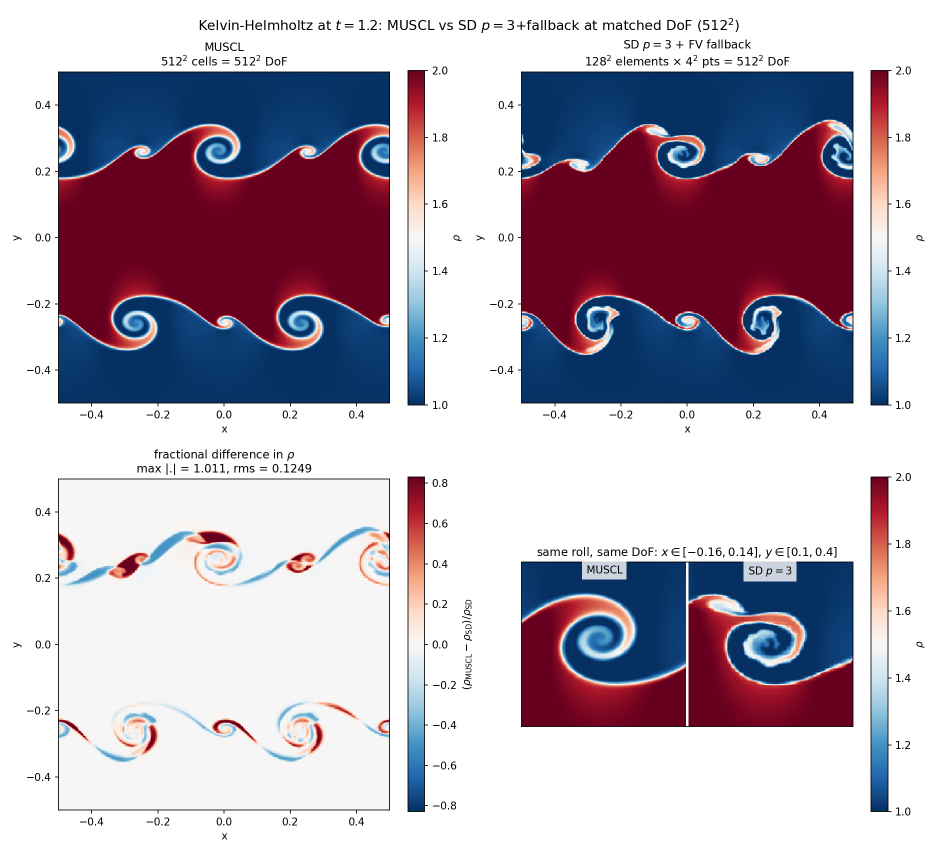
#> input picture kh_runs/kh512.png, 1875 x 1710 px, given in place of p-000.png, which was not available (shown at 1/2 size)
$ python jet_mosaic.py ../kh_runs ../kh_runs/kh_schemes_1024.png
#> lines starting #> are read from the running program, lines starting #| are printed output that depends on the picture; after the words box and inside, x2 and y2 are one past the last pixel; in counts of white or black regions, pixels touching at a corner belong together; pictures that were not available may be replaced by others from this repository, and a replacement may not be noted
### scripts/balsara_jet_figures.py
"""Figures and diagnostics for the Mach-800 magnetized jet.

Balsara, Bhoriya, Singh, Kumar, Kappeli & Gatti 2025 (ApJ 988, 134;
arXiv:2506.11181) section 8.2 / figure 11, with the setup of Wu & Shu (2018):
ambient rho = 0.1*gamma, p = 1, B = (0, sqrt(20000), 0); a nozzle on |x| < 0.05
of the y = 0 face injecting rho = gamma at v_y = 800; t = 0.002; 400x600 zones.

Two entry points:

  panels(outdir, png)      the four fig-11 quantities on the PAPER's own colour
                           ranges, so a comparison is direct rather than by eye
  side_by_side(outdir,png) the published figure above the spd_K run, using the
                           panel images embedded in the paper's PDF
  probe(outdir)            the scalar diagnostics that decided the boundary
                           conditions -- see docs/mhd.md, "Boundaries that
                           carry a field"

SD sub-cells are NOT equally spaced, so every field is area-weight rebinned onto
regular control volumes (mdz21_diagnostics.to_regular) and drawn with pcolormesh
on regular_faces. imshow on an SD field is simply wrong (CLAUDE.md rule 6).
"""
import os
import re
import sys

import numpy as np

sys.path.insert(0, os.path.join(os.path.dirname(__file__), "..", "tests"))
sys.path.insert(0, os.path.dirname(__file__))
import spdk_io as io          # noqa: E402
import mdz21_diagnostics as dg  # noqa: E402

B0 = 141.4213562373095   # sqrt(20000), giving beta_a = 2p/B^2 = 1e-4 at p = 1
D0, D1, P0, VJET = 0.14, 1.4, 1.0, 800.0
RADIUS = 0.05

# Paper ranges, read off figure 11's colourbars.
PAPER = {"rho": (-4.8, 1.8), "p": (0.0, 10.0), "B2": (0.0, 1.9e5)}


def _load(outdir, i=None):
    """Regular-rebinned (rho, p, vx, vy, Bx, By, |B|^2) plus the face arrays."""
    g = io.Grid(outdir)
    idx = io.output_indices(outdir)
    if not idx:
        raise SystemExit(f"CHECK VOID: no dumps in {outdir}")
    i = idx[-1] if i is None else i
    R = lambda f: dg.to_regular(g, f)[0]
    out = dict(
        rho=R(dg.load(g, i, dg.MRHO)), p=R(dg.load(g, i, dg.MPRS)),
        vx=R(dg.load(g, i, dg.MVX)), vy=R(dg.load(g, i, dg.MVY)),
        Bx=R(dg.load_b2(g, i, dg.B2_BX)), By=R(dg.load_b2(g, i, dg.B2_BY)),
        B2=R(dg.load_b2(g, i, dg.B2_MAG2)),
    )
    # The paper's domain is [-0.5,0.5]; spd_K is origin-anchored, so shift x.
    out["xf"] = dg.regular_faces(g, 0) - 0.5
    out["yf"] = dg.regular_faces(g, 1)
    out["xc"] = 0.5 * (out["xf"][:-1] + out["xf"][1:])
    out["i"], out["grid"] = i, g
    return out


# [127 lines left out: functions complete, reason, probe, panels, side_by_side, not called in this run]


# [10 lines that do not run on import are left out]

### tests/spdk_io.py
"""Readers for spd_K binary outputs, shared by the regression suite
(run_tests.py) and the visual suite (visual_suite.py).

Output formats (see src/output.cpp):
  SD solutions (W_cv, ...):  float64, C-order, shape
      (n_ader=1, nvar, Nz_t, Ny_t, Nx_t, nz, ny, nx)
    with N*_t = N + 2*NGH elements (1 if the direction is inactive) and
    n* = p+1 points per element (1 if inactive).
  FV solutions (troubles, ...): float64, C-order, shape
      (nvar, fz, fy, fx)  with f* = N*(p+1) + 2*nGH (1 if inactive).
  Coordinates (X_*, Y_*, Z_*): fv_faces of each direction, i.e. the
    N*(p+1) + 2*nGH + 1 face positions of the FV sub-grid (Gauss points).

Variable order: rho, vx, vy, vz, p/e, bookkeeping (FV trouble aggregate).
"""
import glob
import os
import re

import numpy as np

NGH = 1   # ghost elements around the SD grid
nGH = 2   # ghost cells around the FV grid

VARS = {"rho": 0, "vx": 1, "vy": 2, "vz": 3, "p": 4}


class Grid:
    """Grid geometry of one run, inferred from the coordinate files."""

    def __init__(self, outdir):
        self.outdir = outdir
        self.faces = {}       # active FV faces per direction
        self.N = {}           # elements per direction
        self.p = None
        self.nvar = 6
        for d, name in enumerate("XYZ"):
            fs = glob.glob(os.path.join(outdir, f"{name}_N*_0.dat"))
            if not fs:
                raise FileNotFoundError(f"no {name} coordinate file in {outdir}")
            m = re.match(rf"{name}_N(\d+)p(\d+)_0.dat", os.path.basename(fs[0]))
            N, p = int(m.group(1)), int(m.group(2))
            xf = np.fromfile(fs[0])
            if N > 1:
                self.N[d] = N
                self.p = p
                self.faces[d] = xf[nGH:len(xf) - nGH]
            else:
                self.N[d] = 1
        self.ndim = len(self.faces)
        self.n = self.p + 1
        #infer nvar from the first SD output file on disk
        for pat in ("W_cv_*_0.dat", "B2_cv_*_0.dat"):
            fs = glob.glob(os.path.join(outdir, pat))
            if fs:
                nbytes = os.path.getsize(fs[0])
                npts = int(np.prod(self.sd_shape(6)[2:]))
                if nbytes % (npts * 8) == 0:
                    self.nvar = nbytes // (npts * 8)
                break

    def active(self, d):
        return self.N[d] > 1

    def centers(self, d):
        xf = self.faces[d]
        return 0.5 * (xf[1:] + xf[:-1])

    def widths(self, d):
        return np.diff(self.faces[d])

    # [22 lines left out: functions sd_shape, fv_shape, output_indices, not called in this run]


def _sd_file(grid, prefix, i):
    return os.path.join(grid.outdir, f"{prefix}_N{grid.N[0]}p{grid.p}_{i}_0.dat")


# [105 lines left out: functions load_sd, load_sd_field, load_troubles, total_mass, leaf_dump_indices, load_leaves and 1 more, not called in this run]

### scripts/jet_mosaic.py
"""Mosaic comparing spd_K and AthenaK on the Balsara 2025 section 8.2 MHD jet.

One row per code/scheme, one column per quantity, every panel on the SAME
colour scale so rows can be read against each other.

THE DENSITY SCALE IS ANCHORED ON PHYSICS, NOT ON THE PAPER'S COLOURBAR.
Balsara's fig 11a cannot be read through its own printed ticks: they run
1.6 .. -4.8, and on that scale the undisturbed ambient comes out at
log10 rho = -1.99 (rho = 0.010) where the stated initial condition fixes 0.14.
Anchoring instead on two densities the setup fixes exactly -- the ambient 0.14
and the beam core 1.4 -- gives [-2.30, +1.07], and that is what every row uses.
The far-field ambient anchor is safe: (-0.45,1.42) is 1.49 from the nozzle and
the fast speed is 378, so it is causally disconnected until t = 0.0039 > 0.002.

Fig 11c (|B|^2) IS self-consistent -- its ambient recovers 20350 against the
required 20000, 1.7% -- so that column uses the paper's own bar, anchored on the
ambient. Fig 11b (pressure) gets no such treatment: its scale is as unreadable
as 11a's, so the paper's pressure cell shows the published panel image as-is and
must not be compared quantitatively against the rows below it.

Usage:
    python3 scripts/jet_mosaic.py <out.png> <paper_panel_dir>
where <paper_panel_dir> holds the fig-11 rasters extracted with
    pdfimages -f 59 -l 59 -png <balsara2025>.pdf <dir>/p
(p-000 = 11a density, p-002 = 11b pressure, p-004 = 11c |B|^2).
"""
import glob
import os
import sys

import numpy as np
import matplotlib
matplotlib.use("Agg")
import matplotlib.pyplot as plt
import matplotlib.image as mpimg

sys.path.insert(0, os.path.dirname(os.path.abspath(__file__)))
import balsara_jet_figures as bj  # noqa: E402

RHO0, B20 = 0.14, 20000.0
T_AMB, T_BEAM = 0.4298, 0.7268        # jet-colormap positions measured in 11a
SPAN = (np.log10(1.4) - np.log10(RHO0)) / (T_BEAM - T_AMB)
LO = np.log10(RHO0) - T_AMB * SPAN
HI = LO + SPAN
RANGE = {"rho": (LO, HI), "p": (0.0, 5.5), "B2": (0.0, 1.9e5)}
LABEL = {"rho": r"$\log_{10}\rho$", "p": r"$\log_{10}p$", "B2": r"$|B|^2$"}
_JET = matplotlib.colormaps["jet"](np.linspace(0, 1, 4001))[:, :3]
_TT = np.linspace(0, 1, 4001)


def _panel(png):
    """The data region of an extracted fig-11 raster, colourbar stripped."""
    img = mpimg.imread(png)[:, :, :3]
    if img.max() > 1.001:
        img = img / 255.0
    ink = (img.max(-1) - img.min(-1) > 0.05) | (img.mean(-1) < 0.9)
    cols = np.where(ink.mean(0) > 0.5)[0]
    rows = np.where(ink.mean(1) > 0.5)[0]
    brk = np.where(np.diff(cols) > 5)[0]
    c1 = cols[brk[0]] if len(brk) else cols[-1]
    return img[rows[0]:rows[-1] + 1, cols[0]:c1 + 1]


def _invert(panel):
    """RGB -> normalised colourmap position, by nearest jet colour."""
    flat = panel.reshape(-1, 3)
    out = np.empty(flat.shape[0])
    for i in range(0, flat.shape[0], 150000):
        d = ((flat[i:i + 150000, None, :] - _JET[None, :, :]) ** 2).sum(-1)
        out[i:i + 150000] = _TT[d.argmin(1)]
    return out.reshape(panel.shape[:2])


def _box(field, x, y, h, ny=1.5):
    Hh, Ww = field.shape
    c0 = int((x + 0.5 - h) * (Ww - 1)); c1 = int((x + 0.5 + h) * (Ww - 1))
    r0 = int((ny - y - h) / ny * (Hh - 1)); r1 = int((ny - y + h) / ny * (Hh - 1))
    return float(np.median(field[max(0, r0):max(1, r1), max(0, c0):max(1, c1)]))


def paper_fields(pdir):
    """log10(rho) and |B|^2 from the published rasters, physics-anchored."""
    rho = LO + _invert(_panel(f"{pdir}/p-000.png")) * SPAN
#> in _panel, `ink = (img.max(-1) - img.min(-1) > 0.05) | (img.mean(-1) < 0.9)`:
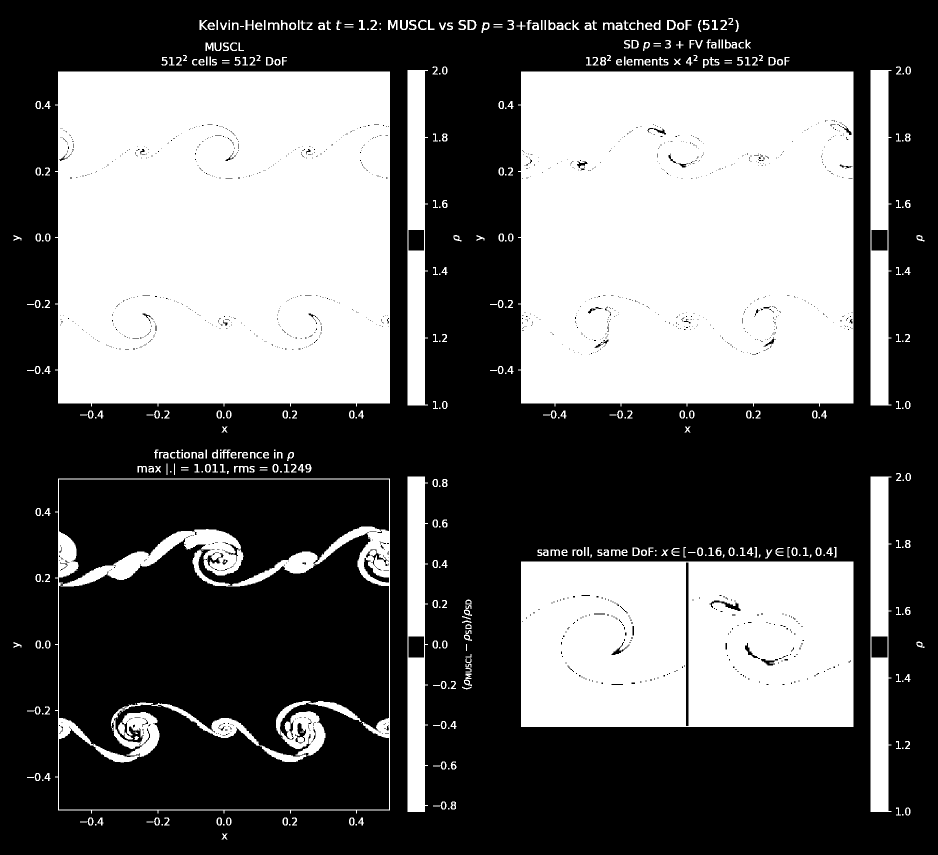
#> ink: shape (1710, 1875) bool (shown at 1/2 size); 39.6% white; 465 white regions (91 under 20 px), largest, box (x1, y1, x2, y2) and area: (110, 143, 780, 813) 439434, (1036, 143, 1707, 813) 439385, (1042, 1123, 1707, 1454) 216288
#> in _panel, `cols = np.where(ink.mean(0) > 0.5)[0]`: cols = 739 values from 116 to 1776
#> in _panel, `rows = np.where(ink.mean(1) > 0.5)[0]`: rows = 709 values from 143 to 1453
#> in _panel, `brk = np.where(np.diff(cols) > 5)[0]`: brk = [1, 5, 7, 42, 372, 702]
#> in _panel, `c1 = cols[brk[0]] if len(brk) else cols[-1]`: c1 = 117
#> in _invert, `flat = panel.reshape(-1, 3)`: flat = 2622 rows, first 8: [0.0902, 0.0902, 0.0902], [0.0471, 0.0471, 0.0471], [0.0471, 0.0471, 0.0471], [0, 0.00392, 0.00784], [0.165, 0.165, 0.165], [0.00392, 0.0314, 0.0627], [0.165, 0.165, 0.165], [0.00392, 0.0314, 0.0627]
#> the loop in _invert, `for i in range(0, flat.shape[0], 150000):` made 1 pass
#> pass 1, in _invert, `d = ((flat[i:i + 150000, None, :] - _JET[None, :, :]) ** 2).sum(-1)`:
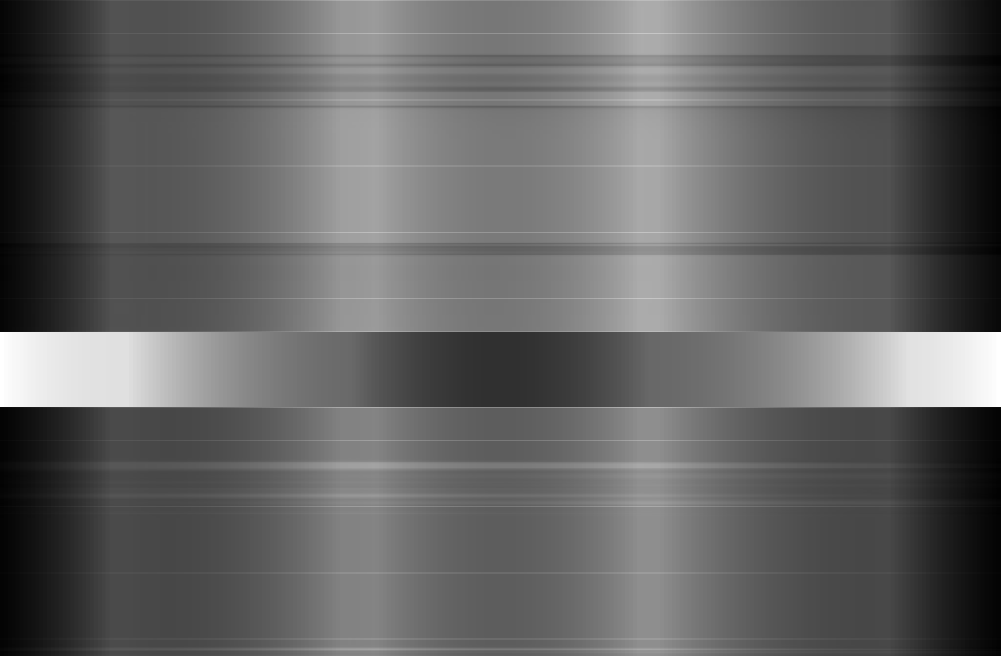
#> d: shape (2622, 4001) float64 (shown at 1/4 size); min 0.134, max 2.25, mean 0.967; drawn with min black and max white
#> after the loop in _invert, `for i in range(0, flat.shape[0], 150000):`: out = 2622 values, max 0.996 at index 1, min 0 at index 0, mean 0.213
#> rho = 1311 pairs, first value -2.3 to 1.05, second value -2.3 to 1.05
    t = _invert(_panel(f"{pdir}/p-004.png"))
#> call 2 of _panel, with png = '../kh_runs/kh_schemes_1024.png/p-004.png'
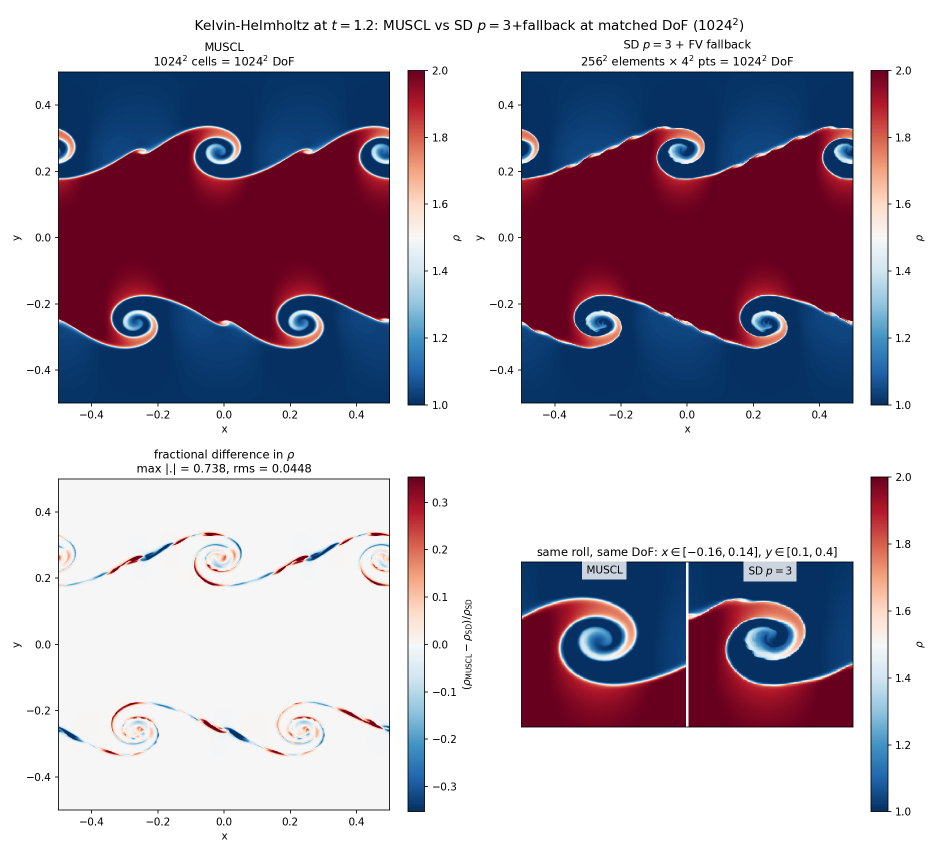
#> input picture kh_runs/kh_schemes_1024.png, 1875 x 1710 px, given in place of p-004.png, which was not available (shown at 1/2 size)
#> in _panel (call 2), `ink = (img.max(-1) - img.min(-1) > 0.05) | (img.mean(-1) < 0.9)`:
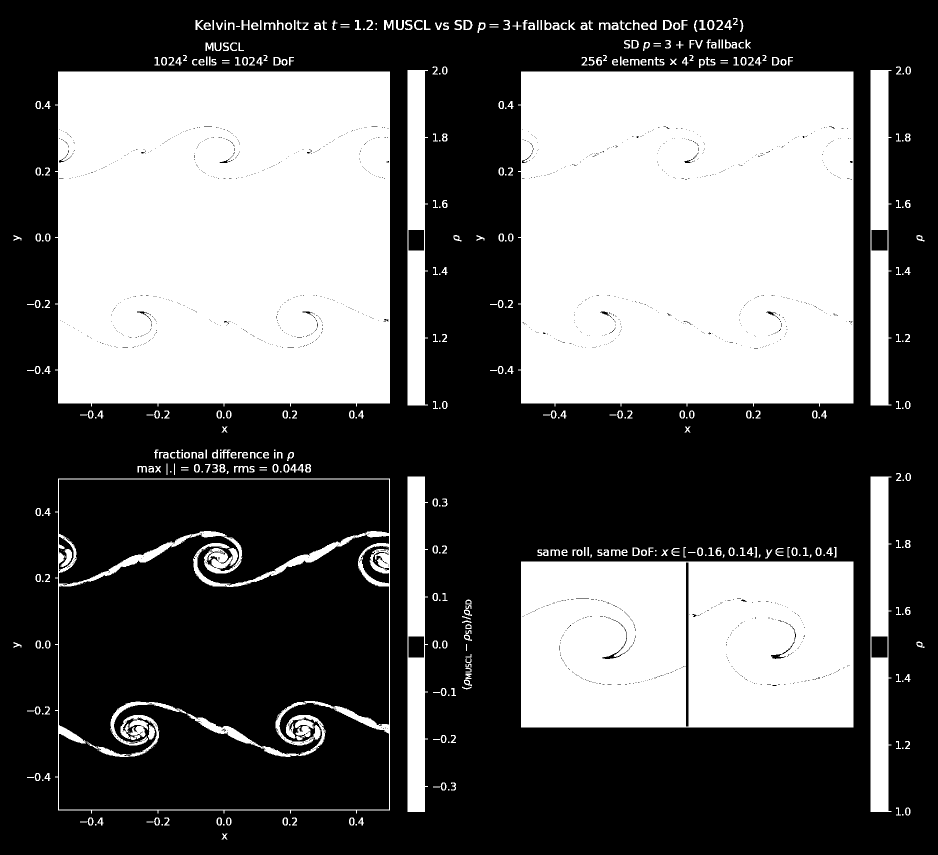
#> ink: shape (1710, 1875) bool (shown at 1/2 size); 39.1% white; 471 white regions (101 under 20 px), largest, box (x1, y1, x2, y2) and area: (1036, 143, 1707, 813) 440525, (110, 143, 780, 813) 439797, (1042, 1123, 1707, 1455) 217854
#> in _panel (call 2), `cols = np.where(ink.mean(0) > 0.5)[0]`: cols = 735 values from 116 to 1776
#> in _panel (call 2), `rows = np.where(ink.mean(1) > 0.5)[0]`: rows = 668 values from 143 to 1454
#> in _panel (call 2), `brk = np.where(np.diff(cols) > 5)[0]`: brk = [1, 3, 38, 368, 698]
#> in _invert (call 2), `flat = panel.reshape(-1, 3)`: flat = 2624 rows, first 8: [0.0902, 0.0902, 0.0902], [0.0471, 0.0471, 0.0471], [0.0471, 0.0471, 0.0471], [0, 0.00392, 0.00784], [0.165, 0.165, 0.165], [0.00392, 0.0314, 0.0627], [0.165, 0.165, 0.165], [0.00392, 0.0314, 0.0627]
#> t = 1312 pairs, first value 0 to 0.996, second value 0 to 0.996
    b2 = t / _box(t, -0.45, 1.42, 0.04) * B20
#> b2 = 1312 rows, first 8: [nan, inf], [inf, nan], [nan, nan], [nan, nan], [nan, nan], [nan, nan], [nan, nan], [nan, nan]
    return {"rho": rho, "B2": b2, "p_img": _panel(f"{pdir}/p-002.png")}


def spdk_fields(outdir):
    d = bj._load(outdir)
    lg = lambda f: np.log10(np.maximum(f, 1e-12))
    return {"rho": lg(d["rho"]), "p": lg(d["p"]), "B2": d["B2"],
            "xf": d["xf"], "yf": d["yf"]}


# [56 lines left out: functions athenak_fields, mosaic, not called in this run]


if __name__ == "__main__":
    out, pdir = sys.argv[1], sys.argv[2]
    S = ("/private/tmp/claude-502/-Users-velasco-spd-K/"
         "fa052243-6d82-48cd-b675-a5878876f8db/scratchpad")
    rows = [
        ("Balsara et al. 2025\nfig. 11  (6th order)", paper_fields(pdir)),
#> (the run stopped early here; a loop or call above may not have finished)
